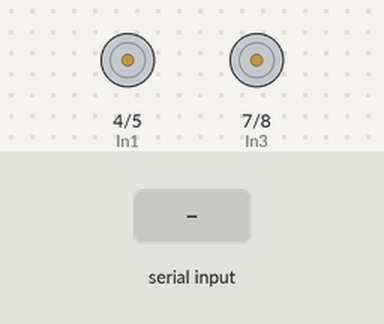
Simulated run of this sketch. Board: Arduino Uno, built with avr-gcc and run on an emulated ATmega328P. On the bench: motor-driver pin pairs drawn as motors (green arrow = first pin HIGH = forward, orange = second pin HIGH = backward, longer = more drive, scaled by the enable pin). Inputs (shaded band) come from the test bench. What the sketch prints to the serial monitor is not drawn.

Above: at 1.2 s.
1.3 s: "w" received over Serial
At 2.4 s:
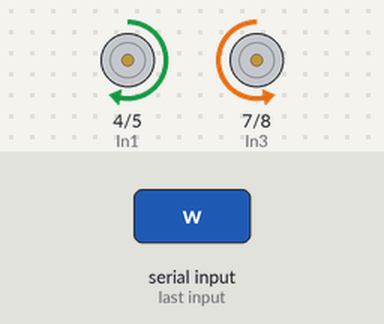
2.8 s: "s" received over Serial
At 3.5 s:
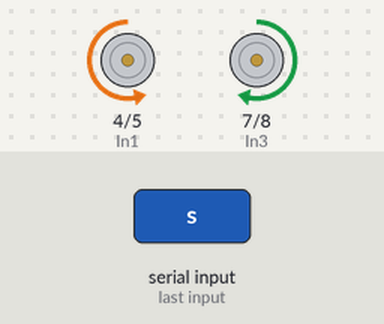
4.3 s: "a" received over Serial
At 4.6 s:
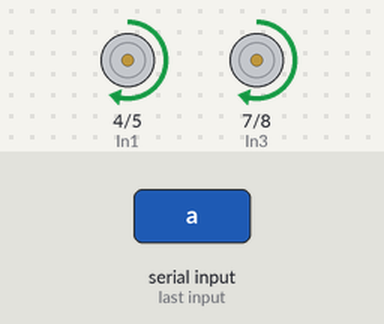
5.8 s: "d" received over Serial
At 7.0 s:
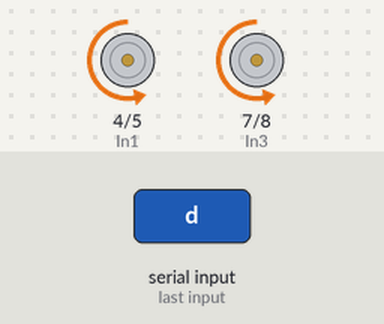
7.3 s: "q" received over Serial
At 8.1 s:
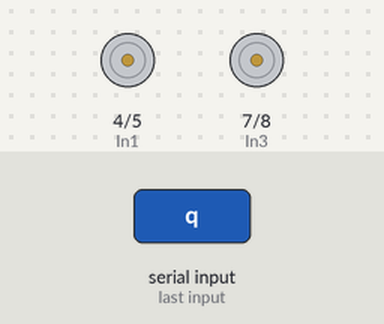
Timing chart, 0 to 9.8 s (numbered marks = the images above; inputs shaded):
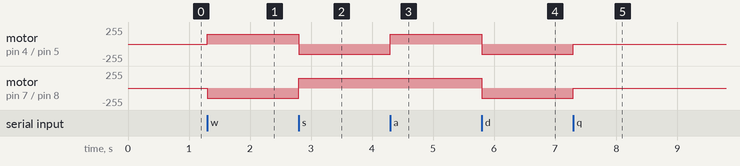

Measured:
- after the input at 1.3 s, motor on pin 4 (In1) / pin 5 (In2): stopped → forward 150/255 at once; motor on pin 7 (In3) / pin 8 (In4): stopped → backward 150/255 at once
- after the input at 2.8 s, motor on pin 4 (In1) / pin 5 (In2): forward 150/255 → backward 150/255 at once; motor on pin 7 (In3) / pin 8 (In4): backward 150/255 → forward 150/255 at once
- after the input at 4.3 s, motor on pin 4 (In1) / pin 5 (In2): backward 150/255 → forward 150/255 at once
- after the input at 5.8 s, motor on pin 4 (In1) / pin 5 (In2), motor on pin 7 (In3) / pin 8 (In4): forward 150/255 → backward 150/255 at once
- after the input at 7.3 s, motor on pin 4 (In1) / pin 5 (In2), motor on pin 7 (In3) / pin 8 (In4): backward 150/255 → stopped at once

The sketch:

car_cod.ino
```cpp
int In1 =4 ;
int In2 =5 ;
int EnA =3 ;
int In3 =7 ;
int In4 =8 ;
int EnB =6 ;

int hiz = 150;

String komut;
int x;

void setup() {
  pinMode(In1,OUTPUT);
  pinMode(In2,OUTPUT);
  pinMode(In3,OUTPUT);
  pinMode(In4,OUTPUT);
  Serial.begin(115200);
}

void loop() {
  if(Serial.available()){
    x = Serial.read();
    if(x != 10){
      Serial.print(x);
       if(x == 119){ //ileri w
      //Serial.println("ilere komut");
      forward();
    }
    else if(x == 115){ //geri s
      //Serial.println("geri komut");
      back();
    }
    else if(x == 97){ //sol a
      //Serial.println("sol komut");
      left();
    }
    else if(x == 100){ //sağ d
      //Serial.println("sag komut");
      right();
    }
    else if(x == 113){ //durmak //q
      //Serial.println("stop komut");
      stoped();
    }
    else{
      //Serial.println("gecersiz komut");
    }
  }
    }
    //komut = Serial.readStringUntil('\n');
    //Serial.println(komut);
   /* if(komut == "w"){ //ileri
      //Serial.println("ilere komut");
      forward();
    }
    else if(komut == "s"){ //geri
      //Serial.println("geri komut");
      back();
    }
    else if(komut == "a"){ //sol
      //Serial.println("sol komut");
      left();
    }
    else if(komut == "d"){ //sağ
      //Serial.println("sag komut");
      right();
    }
    else if(komut == "q"){ //durmak
      //Serial.println("stop komut");
      stoped();
    }
    else{
      //Serial.println("gecersiz komut");
    }
  }*/

}


void stoped(){
  analogWrite(EnA,0);
  digitalWrite(In1,0);
  digitalWrite(In2,1);
  analogWrite(EnB,0);
  digitalWrite(In3,0);
  digitalWrite(In4,1);
}

void forward(){
  analogWrite(EnA,hiz);
  digitalWrite(In1,1);
  digitalWrite(In2,0);
  analogWrite(EnB,hiz);
  digitalWrite(In3,0);
  digitalWrite(In4,1);
}

void back(){
  analogWrite(EnA,hiz);
  digitalWrite(In1,0);
  digitalWrite(In2,1);
  analogWrite(EnB,hiz);
  digitalWrite(In3,1);
  digitalWrite(In4,0);
}

void right(){
  analogWrite(EnA,hiz);
  digitalWrite(In1,0);
  digitalWrite(In2,1);
  analogWrite(EnB,hiz);
  digitalWrite(In3,0);
  digitalWrite(In4,1);
}

void left(){
  analogWrite(EnA,hiz);
  digitalWrite(In1,1);
  digitalWrite(In2,0);
  analogWrite(EnB,hiz);
  digitalWrite(In3,1);
  digitalWrite(In4,0);
}
```
